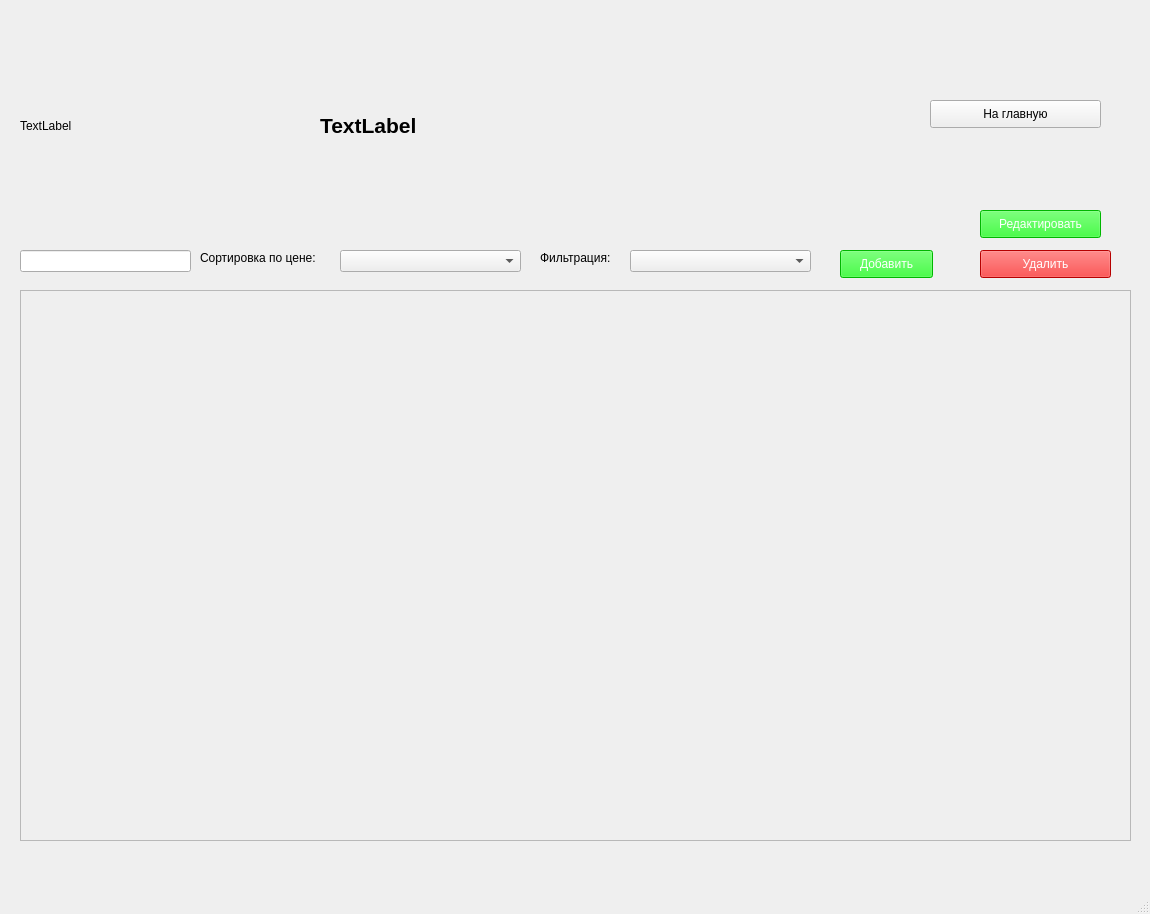
<?xml version="1.0" encoding="UTF-8"?>
<ui version="4.0">
 <class>MainWindow</class>
 <widget class="QMainWindow" name="MainWindow">
  <property name="geometry">
   <rect>
    <x>0</x>
    <y>0</y>
    <width>1150</width>
    <height>914</height>
   </rect>
  </property>
  <property name="windowTitle">
   <string>Окно сотрудника</string>
  </property>
  <widget class="QWidget" name="centralwidget">
   <widget class="QLabel" name="label">
    <property name="geometry">
     <rect>
      <x>20</x>
      <y>30</y>
      <width>221</width>
      <height>191</height>
     </rect>
    </property>
    <property name="text">
     <string>TextLabel</string>
    </property>
   </widget>
   <widget class="QLabel" name="label_2">
    <property name="geometry">
     <rect>
      <x>320</x>
      <y>80</y>
      <width>551</width>
      <height>91</height>
     </rect>
    </property>
    <property name="font">
     <font>
      <pointsize>16</pointsize>
      <weight>75</weight>
      <bold>true</bold>
     </font>
    </property>
    <property name="text">
     <string>TextLabel</string>
    </property>
   </widget>
   <widget class="QPushButton" name="pushButton">
    <property name="geometry">
     <rect>
      <x>930</x>
      <y>100</y>
      <width>171</width>
      <height>28</height>
     </rect>
    </property>
    <property name="text">
     <string>На главную</string>
    </property>
   </widget>
   <widget class="QLineEdit" name="lineEdit">
    <property name="geometry">
     <rect>
      <x>20</x>
      <y>250</y>
      <width>171</width>
      <height>22</height>
     </rect>
    </property>
   </widget>
   <widget class="QLabel" name="label_3">
    <property name="geometry">
     <rect>
      <x>200</x>
      <y>250</y>
      <width>131</width>
      <height>16</height>
     </rect>
    </property>
    <property name="text">
     <string>Сортировка по цене:</string>
    </property>
   </widget>
   <widget class="QComboBox" name="comboBox">
    <property name="geometry">
     <rect>
      <x>340</x>
      <y>250</y>
      <width>181</width>
      <height>22</height>
     </rect>
    </property>
   </widget>
   <widget class="QLabel" name="label_4">
    <property name="geometry">
     <rect>
      <x>540</x>
      <y>250</y>
      <width>81</width>
      <height>16</height>
     </rect>
    </property>
    <property name="text">
     <string>Фильтрация:</string>
    </property>
   </widget>
   <widget class="QComboBox" name="comboBox_2">
    <property name="geometry">
     <rect>
      <x>630</x>
      <y>250</y>
      <width>181</width>
      <height>22</height>
     </rect>
    </property>
   </widget>
   <widget class="QPushButton" name="pushButton_3">
    <property name="geometry">
     <rect>
      <x>980</x>
      <y>250</y>
      <width>131</width>
      <height>28</height>
     </rect>
    </property>
    <property name="styleSheet">
     <string notr="true">background-color:rgb(255, 0, 0); color:white</string>
    </property>
    <property name="text">
     <string>Удалить</string>
    </property>
   </widget>
   <widget class="QScrollArea" name="scrollArea">
    <property name="geometry">
     <rect>
      <x>20</x>
      <y>290</y>
      <width>1111</width>
      <height>551</height>
     </rect>
    </property>
    <property name="widgetResizable">
     <bool>true</bool>
    </property>
    <widget class="QWidget" name="scrollAreaWidgetContents">
     <property name="geometry">
      <rect>
       <x>0</x>
       <y>0</y>
       <width>1109</width>
       <height>549</height>
      </rect>
     </property>
    </widget>
   </widget>
   <widget class="QPushButton" name="pushButton_2">
    <property name="geometry">
     <rect>
      <x>840</x>
      <y>250</y>
      <width>93</width>
      <height>28</height>
     </rect>
    </property>
    <property name="styleSheet">
     <string notr="true">background-color:rgb(0, 255, 0); color:white</string>
    </property>
    <property name="text">
     <string>Добавить</string>
    </property>
   </widget>
   <widget class="QPushButton" name="pushButton_4">
    <property name="geometry">
     <rect>
      <x>980</x>
      <y>210</y>
      <width>121</width>
      <height>28</height>
     </rect>
    </property>
    <property name="styleSheet">
     <string notr="true">background-color:rgb(0, 255, 0); color:white</string>
    </property>
    <property name="text">
     <string>Редактировать</string>
    </property>
   </widget>
  </widget>
  <widget class="QMenuBar" name="menubar">
   <property name="geometry">
    <rect>
     <x>0</x>
     <y>0</y>
     <width>1150</width>
     <height>26</height>
    </rect>
   </property>
  </widget>
  <widget class="QStatusBar" name="statusbar"/>
 </widget>
 <resources/>
 <connections/>
</ui>
